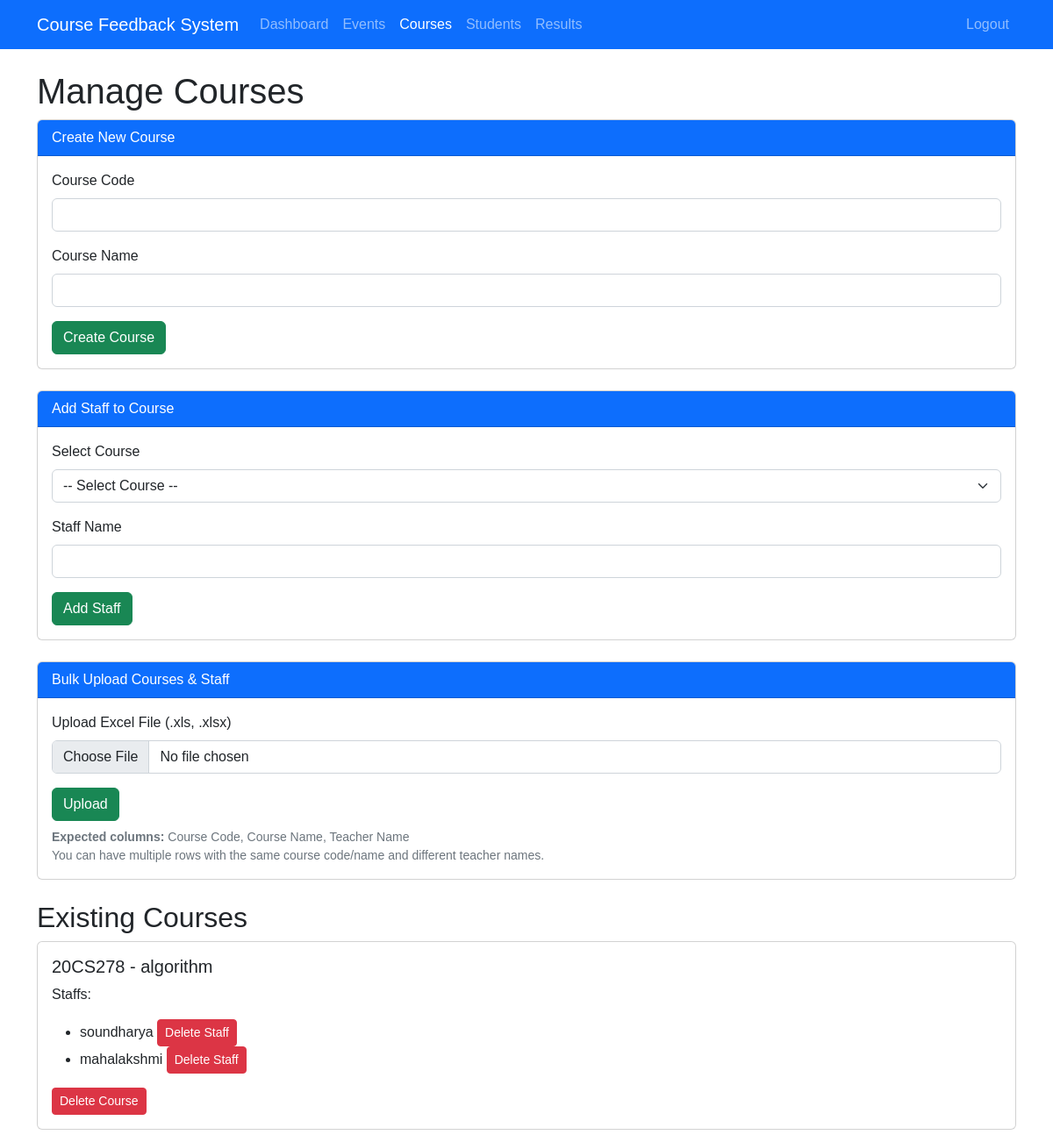
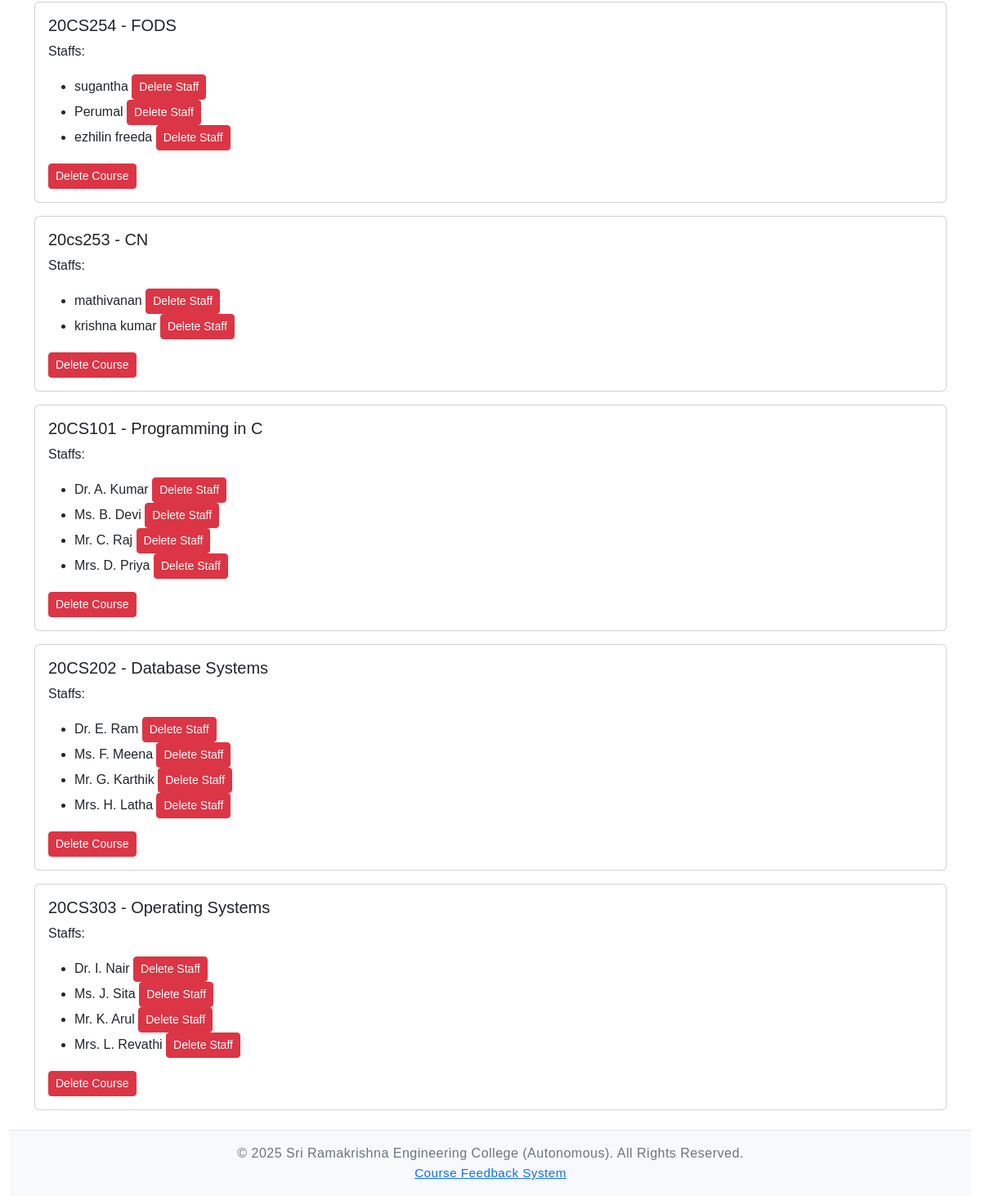
Page /admin/courses (signed in) on the committed database (2 pictures, top to bottom).
### models.py (models this page shows, shortened)
class Course(db.Model):
    id = db.Column(db.Integer, primary_key=True)
    code = db.Column(db.String(20), unique=True, nullable=False)
    name = db.Column(db.String(100), nullable=False)
    staffs = db.relationship('Staff', backref='course', lazy=True)
    feedback_responses = db.relationship('FeedbackResponse', backref='course', lazy=True)

class Staff(db.Model):
    id = db.Column(db.Integer, primary_key=True)
    name = db.Column(db.String(100), nullable=False)
    course_id = db.Column(db.Integer, db.ForeignKey('course.id'), nullable=False)
    feedback_responses = db.relationship('FeedbackResponse', backref='staff', lazy=True)

### routes/admin_routes.py (the view, shortened to what this page needs)
@admin_bp.route('/courses', methods=['GET', 'POST'])
@login_required
def manage_courses():
    if not current_user.is_admin:
        flash('Access denied.', 'danger')
        return redirect(url_for('admin.login'))
    courses = Course.query.all()
    return render_template('admin/manage_courses.html', courses=courses)

### models.py (called while the page is built)
@login_manager.user_loader
def load_user(user_id):
    return User.query.get(int(user_id))

### templates/admin/manage_courses.html (shortened to what this page needs)
{% extends "base.html" %}
{% block navbar %}
<nav class="navbar navbar-expand-lg navbar-dark bg-primary">
  <div class="container">
    <a class="navbar-brand" href="#">Course Feedback System</a>
    <div class="collapse navbar-collapse" id="navbarNav">
      <ul class="navbar-nav">
        <li class="nav-item"><a class="nav-link" href="{{ url_for('admin.dashboard') }}">Dashboard</a></li>
        <li class="nav-item"><a class="nav-link" href="{{ url_for('admin.manage_events') }}">Events</a></li>
        <li class="nav-item"><a class="nav-link active" href="{{ url_for('admin.manage_courses') }}">Courses</a></li>
        <li class="nav-item"><a class="nav-link" href="{{ url_for('admin.manage_students') }}">Students</a></li>
        <li class="nav-item"><a class="nav-link" href="{{ url_for('admin.results') }}">Results</a></li>
      </ul>
      <ul class="navbar-nav ms-auto">
        <li class="nav-item"><a class="nav-link" href="{{ url_for('admin.logout') }}">Logout</a></li>
      </ul>
    </div>
  </div>
</nav>
{% endblock %}
{% block content %}
<div class="container my-4">
  <h1>Manage Courses</h1>
  <div class="card mb-4">
    <div class="card-header bg-primary text-white">Create New Course</div>
    <div class="card-body">
      <form action="{{ url_for('admin.manage_courses') }}" method="post">
        <div class="mb-3">
          <label for="code" class="form-label">Course Code</label>
          <input type="text" name="code" id="code" class="form-control" required>
        </div>
        <div class="mb-3">
          <label for="name" class="form-label">Course Name</label>
          <input type="text" name="name" id="name" class="form-control" required>
        </div>
        <button type="submit" class="btn btn-success">Create Course</button>
      </form>
    </div>
  </div>
  <div class="card mb-4">
    <div class="card-header bg-primary text-white">Add Staff to Course</div>
    <div class="card-body">
      <form action="{{ url_for('admin.manage_courses') }}" method="post">
        <div class="mb-3">
          <label for="course_id" class="form-label">Select Course</label>
          <select name="course_id" id="course_id" class="form-select" required>
            <option value="">-- Select Course --</option>
          </select>
        </div>
        <div class="mb-3">
          <label for="staff_name" class="form-label">Staff Name</label>
          <input type="text" name="staff_name" id="staff_name" class="form-control" required>
        </div>
        <button type="submit" class="btn btn-success">Add Staff</button>
      </form>
    </div>
  </div>
  <div class="card mb-4">
    <div class="card-header bg-primary text-white">Bulk Upload Courses & Staff</div>
    <div class="card-body">
      <form action="{{ url_for('admin.manage_courses') }}" method="post" enctype="multipart/form-data">
        <div class="mb-3">
          <label for="file" class="form-label">Upload Excel File (.xls, .xlsx)</label>
          <input type="file" name="file" id="file" class="form-control" accept=".xls,.xlsx" required>
        </div>
        <button type="submit" class="btn btn-success">Upload</button>
      </form>
      <div class="form-text mt-2">
        <b>Expected columns:</b> Course Code, Course Name, Teacher Name<br>
        You can have multiple rows with the same course code/name and different teacher names.
      </div>
    </div>
  </div>
  <h2>Existing Courses</h2>
  {% if courses %}
    {% for course in courses %}
      <div class="card mb-3">
        <div class="card-body">
          <h5>{{ course.code }} - {{ course.name }}</h5>
          <p>Staffs:</p>
          <ul>
            {% for staff in course.staffs %}
              <li>
                {{ staff.name }}
                <form action="{{ url_for('admin.manage_courses') }}" method="post" style="display:inline-block;">
                  <button type="submit" class="btn btn-danger btn-sm">Delete Staff</button>
                </form>
              </li>
            {% endfor %}
          </ul>
          <form action="{{ url_for('admin.manage_courses') }}" method="post" style="display:inline-block;">
            <button type="submit" class="btn btn-danger btn-sm">Delete Course</button>
          </form>
        </div>
      </div>
    {% endfor %}
  {% else %}
    <div class="alert alert-info">No courses found</div>
  {% endif %}
</div>
{% endblock %}

### static/css/main.css (style rules this page uses)
body { font-family: 'Arial', sans-serif; background-color: #ffffff; }

### rows in the picture
Course: code "20CS278", name "algorithm"
Staff: name "soundharya"
Staff: name "mahalakshmi"
Course: code "20CS254", name "FODS"
Staff: name "sugantha"
Staff: name "Perumal"
Staff: name "ezhilin freeda"
Course: code "20cs253", name "CN"
Staff: name "mathivanan"
Staff: name "krishna kumar"
Course: code "20CS101", name "Programming in C"
Staff: name "Dr. A. Kumar"
Staff: name "Ms. B. Devi"
Staff: name "Mr. C. Raj"
Staff: name "Mrs. D. Priya"
Course: code "20CS202", name "Database Systems"
Staff: name "Dr. E. Ram"
Staff: name "Ms. F. Meena"
Staff: name "Mr. G. Karthik"
Staff: name "Mrs. H. Latha"
Course: code "20CS303", name "Operating Systems"
Staff: name "Dr. I. Nair"
Staff: name "Ms. J. Sita"
Staff: name "Mr. K. Arul"
Staff: name "Mrs. L. Revathi"
